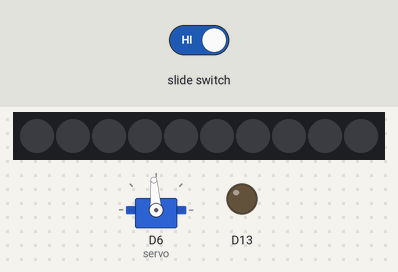
The sketch below on a simulated Adafruit Circuit Playground Express. On the bench: 10 RGB LEDs in strip order, left to right, servo, output pins drawn as LEDs (lit = HIGH). The test bench sets the inputs (shaded band).

Above: at 6.8 s.
6.9 s: slide switch set LOW
At 7.05 s:
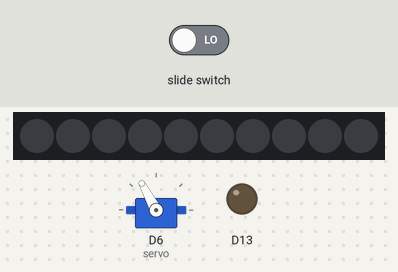
At 9.7 s:
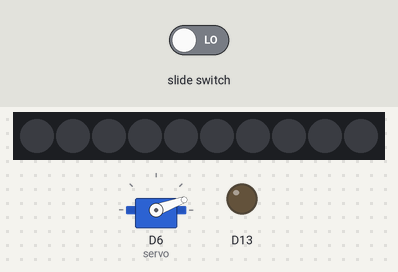
Timing chart, 0 to 11.2 s (numbered marks = the images above; inputs shaded):
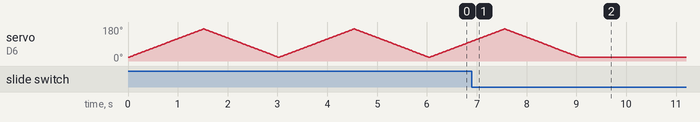

The sketch:

servosweep.ino
```cpp
#include <Adafruit_CircuitPlayground.h>
#include <Adafruit_SleepyDog.h>
#include <Servo.h>
Servo servo;

int pos0 = 19; // pos0 is start
int pos180 = 170; // pos180 is end

int pause = 10;

void setup() {
  // put your setup code here, to run once:
  CircuitPlayground.begin(30); // pass in the initial brightness for the lights
      servo.attach(6);
    servo.write(pos0);
}

void loop() {
  while (!CircuitPlayground.slideSwitch()) {
    // Turn off the pixels, then go into deep sleep for a second.
    CircuitPlayground.clearPixels();
    Watchdog.sleep(1000);
    delay(100);
  }

  for(int idx =pos0; idx < pos180; idx++) // idx = idx +1
  {
    servo.write(idx);
    delay(pause);
  }
  for(int idx =pos180; idx >pos0 ; idx--)
  {
    servo.write(idx);
    delay(pause);
  }
}
```

Measured:
- after the input at 6.9 s, servo on D6 (servo): goes on until 9.1 s, then stays 20°
